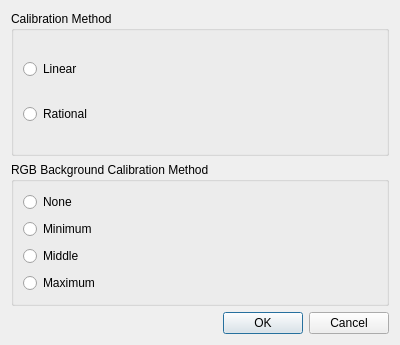
<?xml version="1.0" encoding="UTF-8"?>
<ui version="4.0">
 <class>BackgroundOptions</class>
 <widget class="QDialog" name="BackgroundOptions">
  <property name="geometry">
   <rect>
    <x>0</x>
    <y>0</y>
    <width>400</width>
    <height>345</height>
   </rect>
  </property>
  <property name="windowTitle">
   <string>Background Options</string>
  </property>
  <layout class="QVBoxLayout" name="verticalLayout">
   <item>
    <widget class="QGroupBox" name="groupBox">
     <property name="title">
      <string>Calibration Method</string>
     </property>
     <layout class="QHBoxLayout" name="horizontalLayout">
      <item>
       <layout class="QVBoxLayout" name="verticalLayout_2">
        <item>
         <widget class="QRadioButton" name="rbLinear">
          <property name="text">
           <string>Linear</string>
          </property>
         </widget>
        </item>
        <item>
         <widget class="QRadioButton" name="rbRational">
          <property name="text">
           <string>Rational</string>
          </property>
         </widget>
        </item>
       </layout>
      </item>
      <item>
       <widget class="QLabel" name="laCalibration">
        <property name="minimumSize">
         <size>
          <width>204</width>
          <height>97</height>
         </size>
        </property>
        <property name="text">
         <string/>
        </property>
       </widget>
      </item>
     </layout>
    </widget>
   </item>
   <item>
    <widget class="QGroupBox" name="groupBox_2">
     <property name="title">
      <string>RGB Background Calibration Method</string>
     </property>
     <layout class="QHBoxLayout" name="horizontalLayout_2">
      <item>
       <layout class="QVBoxLayout" name="verticalLayout_3">
        <item>
         <widget class="QRadioButton" name="rbNone">
          <property name="text">
           <string>None</string>
          </property>
         </widget>
        </item>
        <item>
         <widget class="QRadioButton" name="rbMinimum">
          <property name="text">
           <string>Minimum</string>
          </property>
         </widget>
        </item>
        <item>
         <widget class="QRadioButton" name="rbMiddle">
          <property name="text">
           <string>Middle</string>
          </property>
         </widget>
        </item>
        <item>
         <widget class="QRadioButton" name="rbMaximum">
          <property name="text">
           <string>Maximum</string>
          </property>
         </widget>
        </item>
       </layout>
      </item>
      <item>
       <widget class="QLabel" name="laRGBCalibration">
        <property name="minimumSize">
         <size>
          <width>204</width>
          <height>97</height>
         </size>
        </property>
        <property name="text">
         <string/>
        </property>
       </widget>
      </item>
     </layout>
    </widget>
   </item>
   <item>
    <widget class="QDialogButtonBox" name="buttonBox">
     <property name="orientation">
      <enum>Qt::Horizontal</enum>
     </property>
     <property name="standardButtons">
      <set>QDialogButtonBox::Cancel|QDialogButtonBox::Ok</set>
     </property>
    </widget>
   </item>
  </layout>
 </widget>
 <resources/>
 <connections>
  <connection>
   <sender>buttonBox</sender>
   <signal>accepted()</signal>
   <receiver>BackgroundOptions</receiver>
   <slot>accept()</slot>
   <hints>
    <hint type="sourcelabel">
     <x>254</x>
     <y>340</y>
    </hint>
    <hint type="destinationlabel">
     <x>157</x>
     <y>274</y>
    </hint>
   </hints>
  </connection>
  <connection>
   <sender>buttonBox</sender>
   <signal>rejected()</signal>
   <receiver>BackgroundOptions</receiver>
   <slot>reject()</slot>
   <hints>
    <hint type="sourcelabel">
     <x>322</x>
     <y>340</y>
    </hint>
    <hint type="destinationlabel">
     <x>286</x>
     <y>274</y>
    </hint>
   </hints>
  </connection>
 </connections>
</ui>
